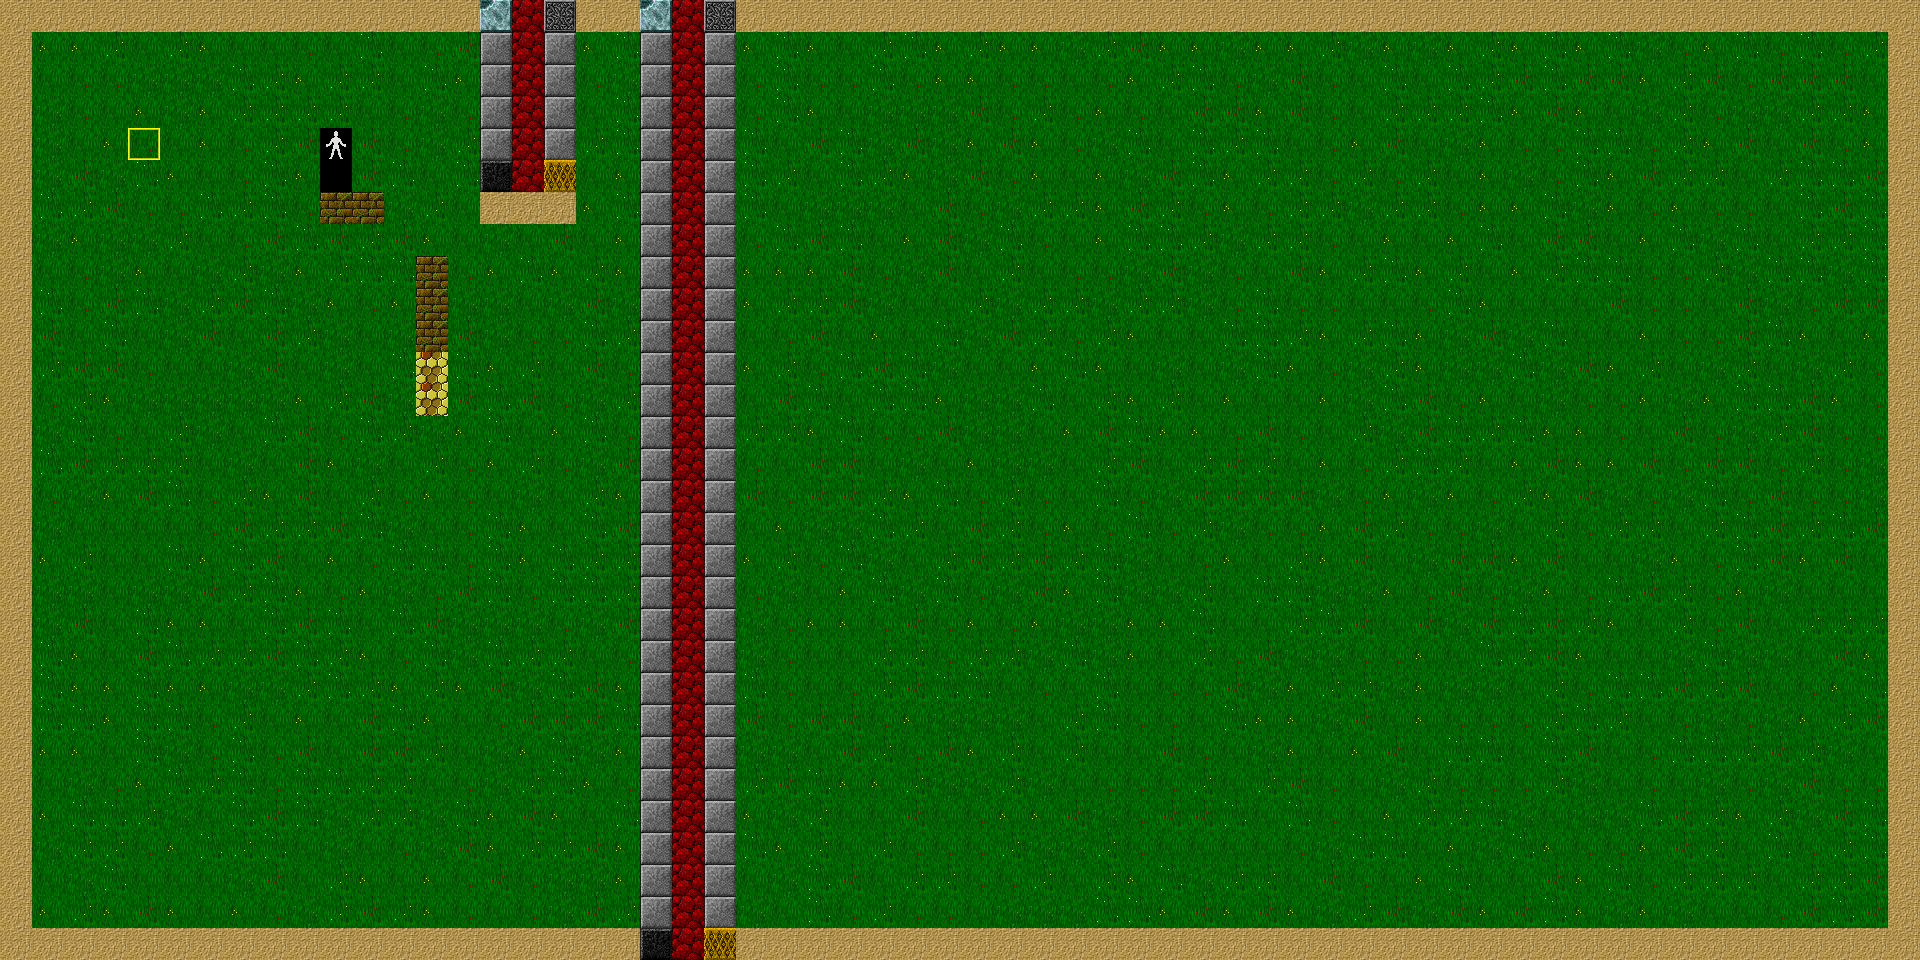

Below is a game level as drawn by its tile map, then a one-line description and the .tmx that defines it (tile-layer data replaced by summaries):
An orthogonal 60x30 tile map with 32x32 px tiles, 10 tile layers (Tile Layer 1, draw2, draw3, draw4, ...).

<map version="1.0" orientation="orthogonal" width="60" height="30" tilewidth="32" tileheight="32" backgroundcolor="#000000">
 <properties>
  <property name="mapNum" value="11" />
 </properties>
 <tileset firstgid="1" name="Tileset" tilewidth="32" tileheight="32">
  <image source="tileSetWIP.png" width="2048" height="1536" />
  <tile id="67">
   <properties>
    <property name="map" value="1" />
   </properties>
  </tile>
  <tile id="68">
   <properties>
    <property name="map" value="10" />
   </properties>
  </tile>
  <tile id="71">
   <properties>
    <property name="blocked" value="true" />
    <property name="talk" value="1" />
   </properties>
  </tile>
  <tile id="967">
   <properties>
    <property name="blocked" value="true" />
   </properties>
  </tile>
  <tile id="1024">
   <properties>
    <property name="blocked" value="true" />
    <property name="interact" value="1" />
   </properties>
  </tile>
  <tile id="1028">
   <properties>
    <property name="blocked" value="true" />
    <property name="interact" value="2" />
   </properties>
  </tile>
  <tile id="1088">
   <properties>
    <property name="moonlight" value="7" />
   </properties>
  </tile>
  <tile id="1092">
   <properties>
    <property name="die" value="true" />
    <property name="moonlight" value="8" />
   </properties>
  </tile>
  <tile id="1096">
   <properties>
    <property name="moonlight" value="9" />
   </properties>
  </tile>
  <tile id="1152">
   <properties>
    <property name="die" value="true" />
    <property name="moonlight" value="1" />
   </properties>
  </tile>
  <tile id="1156">
   <properties>
    <property name="die" value="true" />
   </properties>
  </tile>
  <tile id="1160">
   <properties>
    <property name="die" value="true" />
    <property name="moonlight" value="3" />
   </properties>
  </tile>
 </tileset>
 <layer name="Tile Layer 1" width="60" height="30">
  <data>[1800 cells, 1800 non-empty, 11 distinct tile ids]</data>
 </layer>
 <layer name="draw2" width="60" height="30">
  <data>[1800 cells, 0 non-empty, 0 distinct tile ids]</data>
 </layer>
 <layer name="draw3" width="60" height="30">
  <data>[1800 cells, 0 non-empty, 0 distinct tile ids]</data>
 </layer>
 <layer name="draw4" width="60" height="30">
  <data>[1800 cells, 0 non-empty, 0 distinct tile ids]</data>
 </layer>
 <layer name="draw5" width="60" height="30">
  <data>[1800 cells, 0 non-empty, 0 distinct tile ids]</data>
 </layer>
 <layer name="moonlightSpawn for interact 1" width="60" height="30">
  <data>[1800 cells, 90 non-empty, 6 distinct tile ids]</data>
 </layer>
 <layer name="moonLightSpawn for interact 2" width="60" height="30">
  <data>[1800 cells, 18 non-empty, 6 distinct tile ids]</data>
 </layer>
 <layer name="empty3" width="60" height="30">
  <data>[1800 cells, 0 non-empty, 0 distinct tile ids]</data>
 </layer>
 <layer name="empty4" width="60" height="30">
  <data>[1800 cells, 0 non-empty, 0 distinct tile ids]</data>
 </layer>
 <layer name="spawn layer" width="60" height="30">
  <data>[1800 cells, 2 non-empty, 2 distinct tile ids]</data>
 </layer>
</map>
